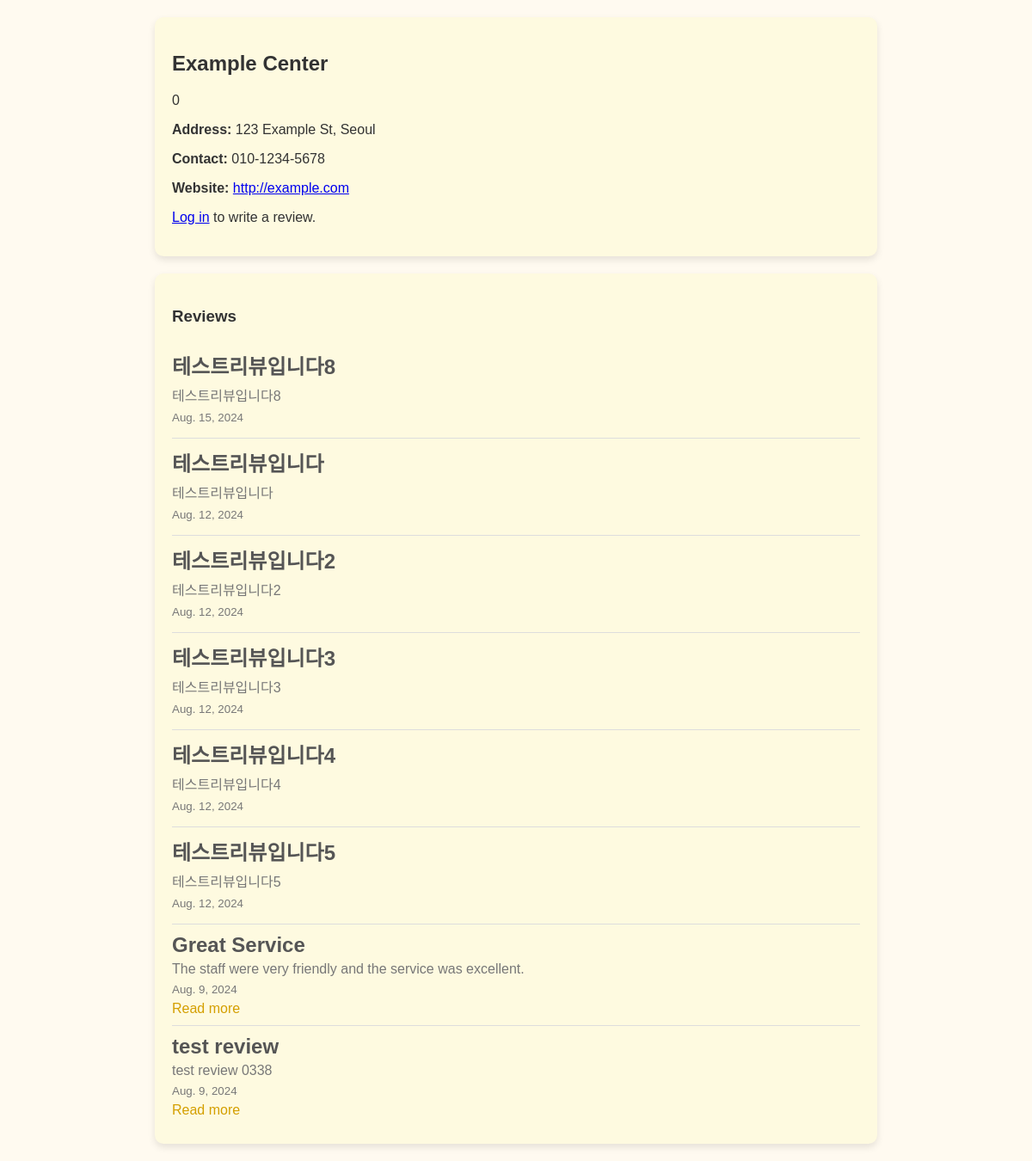
Before: /1/ with the older database file.
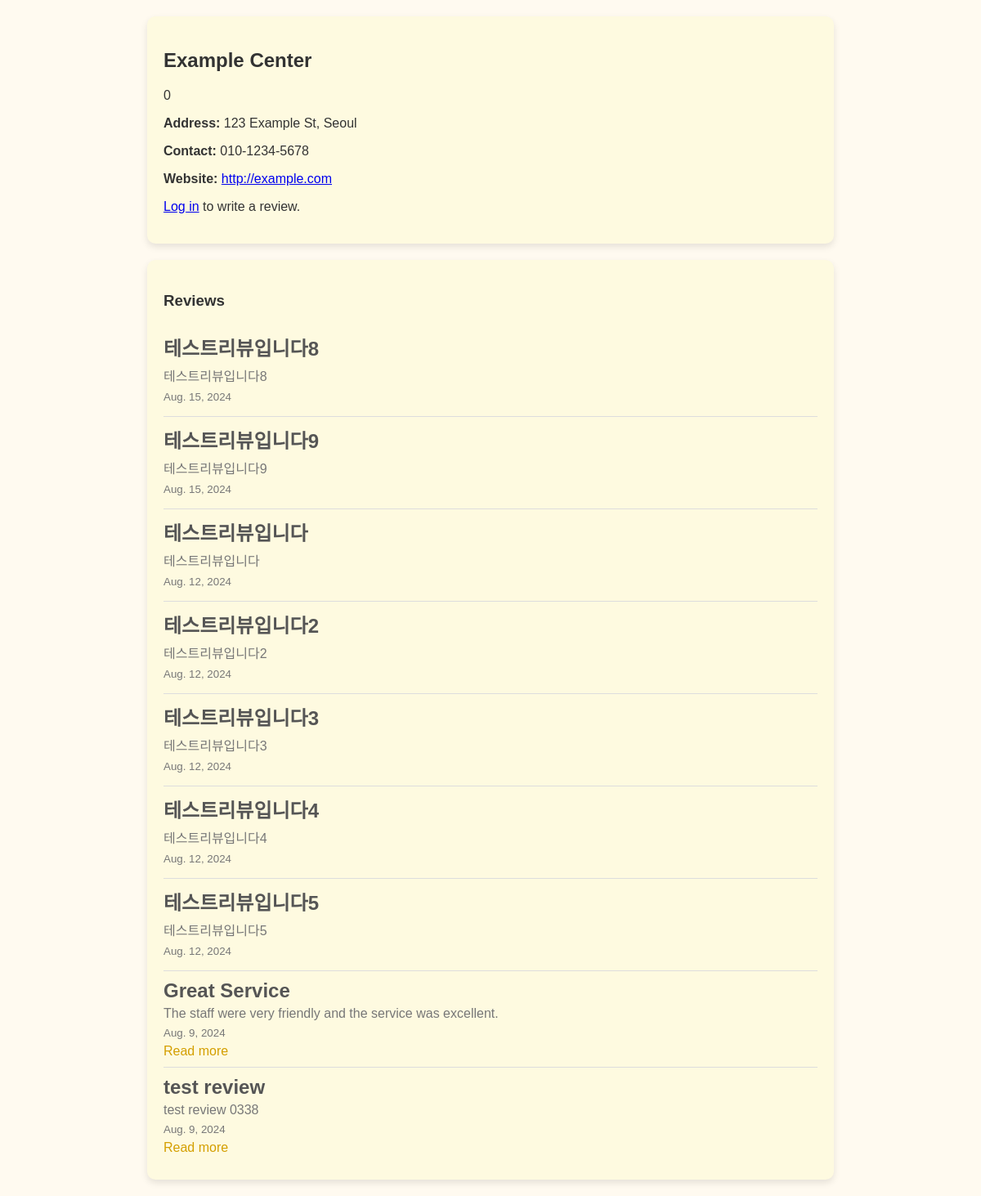
After: the same page with the newer database file.
### centers/models.py (models this page shows, shortened)
class Review(models.Model):
    center = models.ForeignKey(Center, on_delete=models.CASCADE)
    user = models.ForeignKey(User, on_delete=models.CASCADE)
    title = models.CharField(max_length=100)
    summary = models.TextField()
    date = models.DateField()
    url = models.CharField(max_length=200, null=True, blank=True)  # Allow null and blank values
    @property
    def has_url(self):
        return bool(self.url)

### centers/views.py (the view)
# urls.py: path('<int:center_id>/', views.center_detail, name='center_detail'),
def center_detail(request, center_id):
    center = Center.objects.get(pk=center_id)
    reviews = Review.objects.filter(center=center).order_by('-date')
    for review in reviews:
        if isinstance(review.date, str):
            review.date = datetime.strptime(review.date, '%Y-%m-%d').date()
    if request.method == 'POST':
        if not request.user.is_authenticated:
            return redirect('login')  # Redirect to login if user is not authenticated
        form = ReviewForm(request.POST)
        if form.is_valid():
            review = form.save(commit=False)
            review.user = request.user
            review.center = center
            review.date = timezone.now()
            review.save()
            return redirect('center_detail', center_id=center_id)
    else:
        form = ReviewForm()
    return render(request, 'centers/center_detail.html', {
        'center': center,
        'reviews': reviews,
        'form': form,
    })

### centers/templates/centers/center_detail.html (shortened to what this page needs)
<!DOCTYPE html>
<html lang="en">
<head>
    {% load static %}
    <link rel="stylesheet" href="{% static 'centers/styles.css' %}">
</head>
<body>
    <div id="center-info">
        <h2>{{ center.name }}</h2>
        <p>{{ center.description }}</p>
        <p><strong>Address:</strong> {{ center.address }}</p>
        <p><strong>Contact:</strong> {{ center.contact }}</p>
        <p><strong>Website:</strong> <a href="{{ center.url }}" target="_blank">{{ center.url }}</a></p>
        {% if user.is_authenticated %}
            <button id="write-review-btn">Write a Review</button>
        {% else %}
            <p><a href="{% url 'login' %}">Log in</a> to write a review.</p>
        {% endif %}
    </div>
    <div id="reviews">
        <h3>Reviews</h3>
        {% for review in reviews %}
        <div class="review">
            <h3>{{ review.title }}</h3>
            <p>{{ review.summary }}</p>
            <p><small>{{ review.date }}</small></p>
            {% if review.has_url %}
                <a href="{{ review.url }}" target="_blank">Read more</a>
            {% endif %}
        </div>
    {% endfor %}
    </div>
</body>
</html>

Changed rows visible on the page:
added Review: title "테스트리뷰입니다9", summary "테스트리뷰입니다9", date "Aug. 15, 2024"
